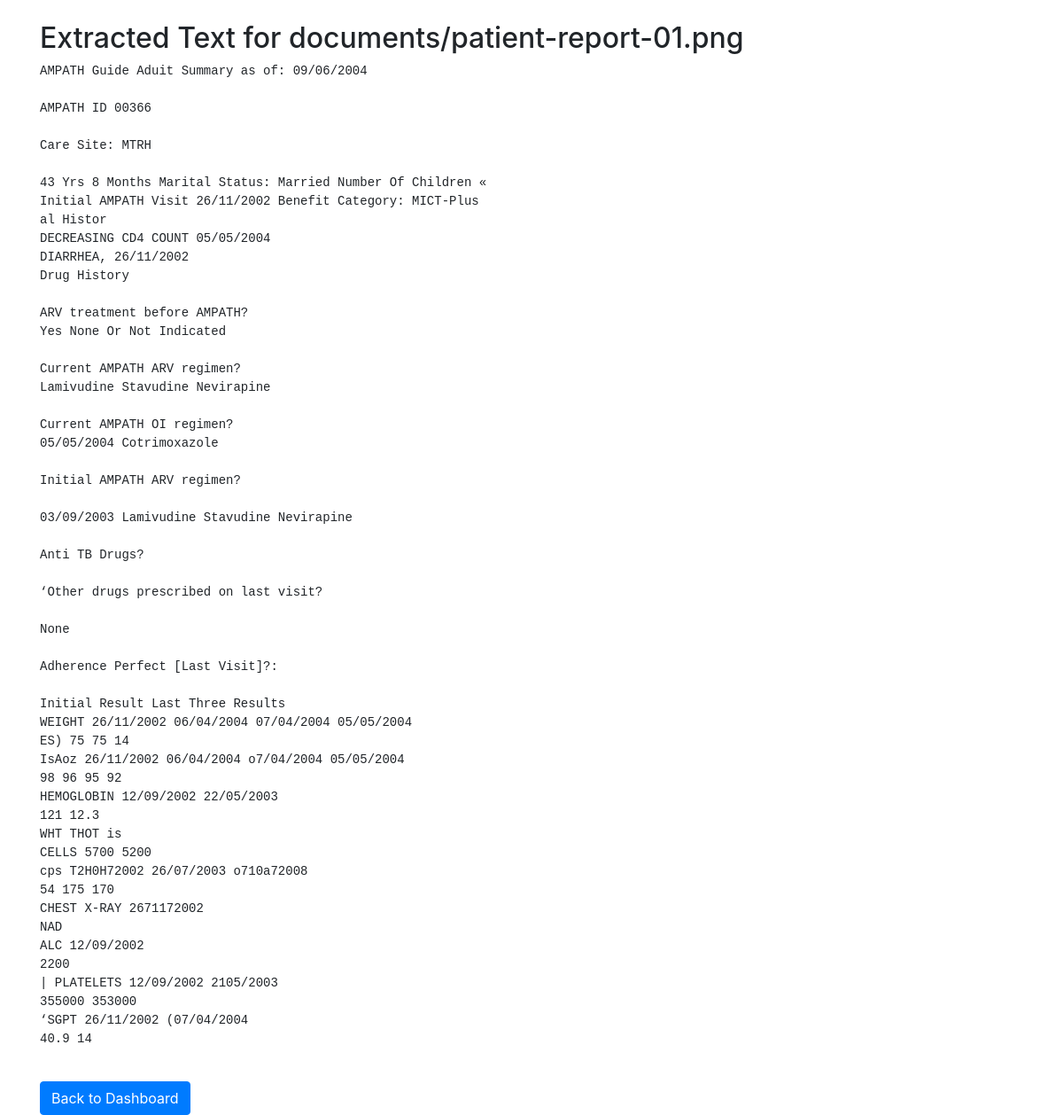
Screenshot of /extracted-text/9/ (signed in) with the database file from the repository.
### patientapp/models.py (models this page shows, shortened)
class UploadedDocument(models.Model):
    patient = models.ForeignKey(Patient, on_delete=models.CASCADE)  # Link to Patient model
    document = models.FileField(upload_to='documents/')  # Stores file path
    uploaded_at = models.DateTimeField(auto_now_add=True)  # Auto-save upload timestamp
    extracted_text = models.TextField(blank=True, null=True)  # To store OCR results
    report_date = models.DateField(blank=True, null=True)  # Optional field for report date

### patientapp/views.py (the view)
# urls.py: path('extracted-text/<int:document_id>/', views.view_extracted_text, name='view_extracted_text'),
@login_required
def view_extracted_text(request, document_id):
    document = get_object_or_404(UploadedDocument, id=document_id, patient=request.user.patient)
    return render(request, 'patientapp/extracted_text.html', {'document': document})

### patientapp/templates/patientapp/extracted_text.html (shortened to what this page needs)
{% load static %}
<!DOCTYPE html>
<html lang="en">
<head>
    <link rel="stylesheet" href="https://stackpath.bootstrapcdn.com/bootstrap/4.5.2/css/bootstrap.min.css">
</head>
<body>
<div class="container mt-4">
    <h2>Extracted Text for {{ document.document.name }}</h2>
    <pre>{{ document.extracted_text }}</pre>
    <a href="{% url 'patient_dashboard' %}" class="btn btn-primary">Back to Dashboard</a>
</div>
</body>
</html>

### rows the page displays
UploadedDocument: document.name "documents/patient-report-01.png", extracted_text "AMPATH Guide Aduit Summary as of: 09/06/2004 AMPATH ID 00366 Care Site: MTRH 43 Yrs 8 Months Marital Status: Married Number Of Children « Initial AMPATH Visit 26/11/2002 Benefit Category: MICT-Plus al Histor DECREASING CD4 COUNT 05/05/2004 DIARRHEA, 26/11/2002 Drug History ARV treatment before AMPATH? Yes None Or Not Indicated Current AMPATH ARV regimen? Lamivudine Stavudine Nevirapine Current AMPATH OI regimen? 05/05/2004 Cotrimoxazole Initial AMPATH ARV regimen? 03/09/2003 Lamivudine Stavudine Nevirapine Anti TB Drugs? ‘Other drugs prescribed on last visit? None Adherence Perfect [Last Visit]?: Initial Result Last Three Results WEIGHT 26/11/2002 06/04/2004 07/04/2004 05/05/2004 ES) 75 75…"
